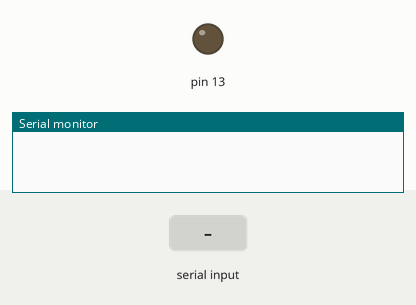
Simulated run of this sketch. Board: Arduino Uno, built with avr-gcc and run on an emulated ATmega328P. On the bench: output pins drawn as LEDs (lit = HIGH), the last lines printed to the serial monitor. Dashed ring = blinking. Inputs (shaded band) come from the test bench.

Above: at 3.2 s.
3.3 s: "90,45\n" received over Serial
At 3.55 s:
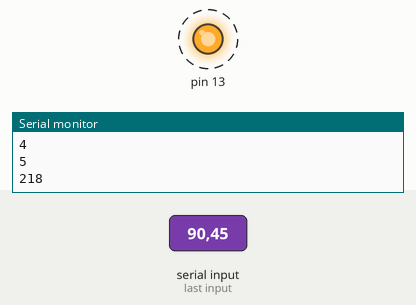
Timing chart, 0 to 12.3 s (numbered marks = the images above; inputs shaded):
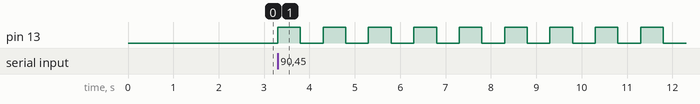

Measured:
- after the input at 3.3 s, pin 13: alternates HIGH for 0.50 s and LOW for 0.50 s, starting at once

The sketch:

sketch_nov15c.ino
```cpp
byte pocet = 0;
byte i = 0;
bool stav = LOW;
unsigned long ted = 0;
unsigned long predtim = 0;

void moje_funkce();

void setup() {
  pinMode(13, OUTPUT);
  delay(2000);
  Serial.begin(9600);
}

void loop() {
  if (Serial.available() > 0) {
    pocet = Serial.read()-48;
    Serial.println(pocet, DEC);
  }
  moje_funkce();
}

void moje_funkce() {
  // nacti aktualni pocet ms od spusteni Arduina
  ted = millis();
  // zkontroluj, zda ubehlo 500 ms
  if (ted - predtim >= 500 && i < pocet) {
    // zmen stav LED
    stav = !stav;
    // aktualizuj predchozi cas
    predtim = ted;
    // pokud pozadovany stav LED je nula, pricti i
    if (!stav) {
      i++;
    }
  }
  // nastav stav LED na prislusny vystup
  digitalWrite(13, stav);
}
```
